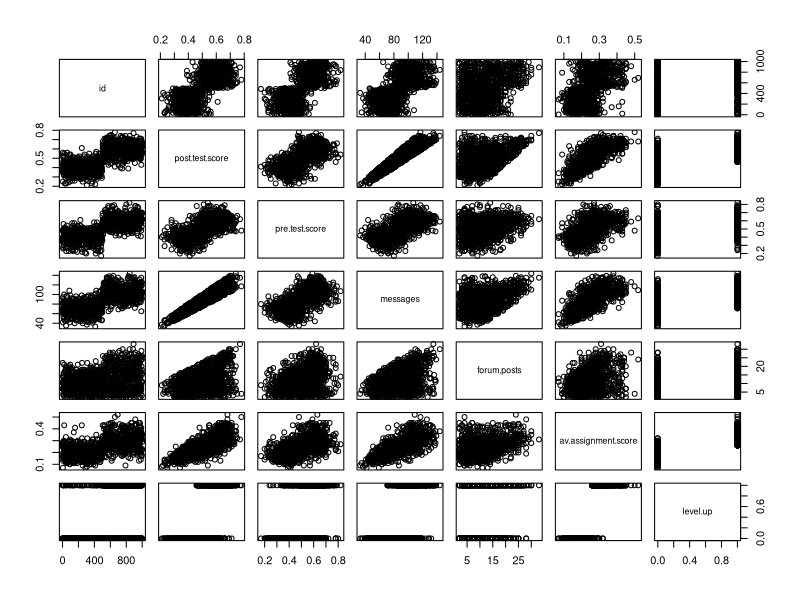
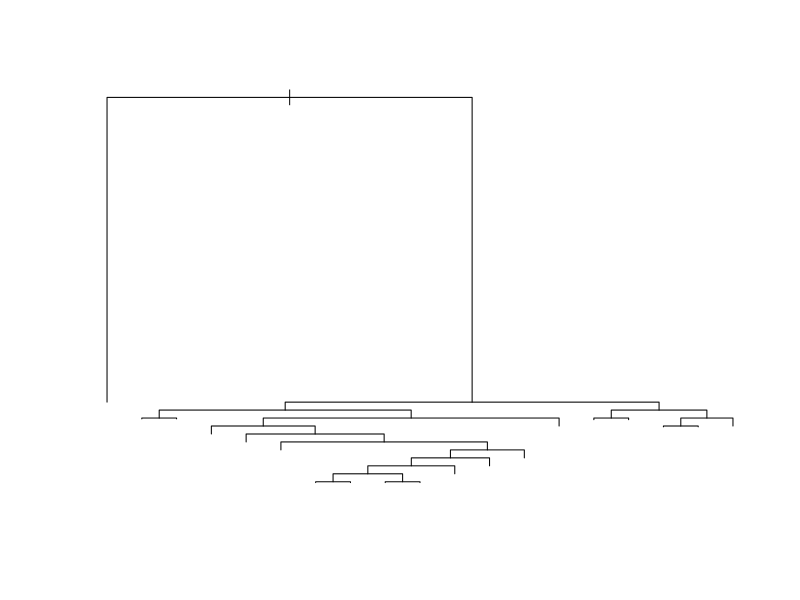
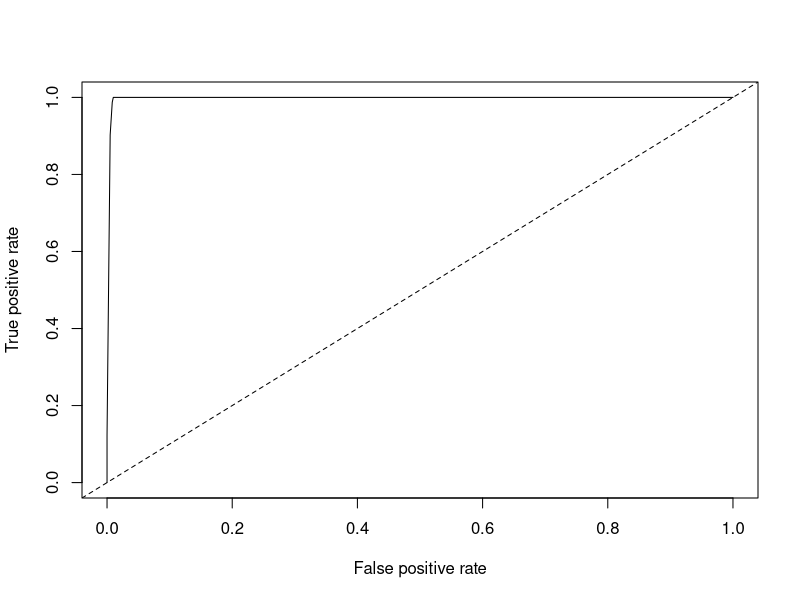
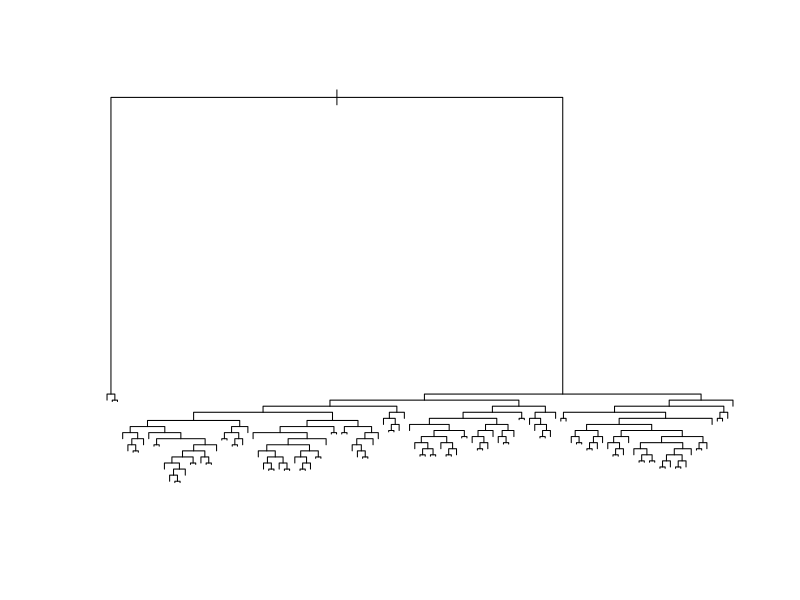
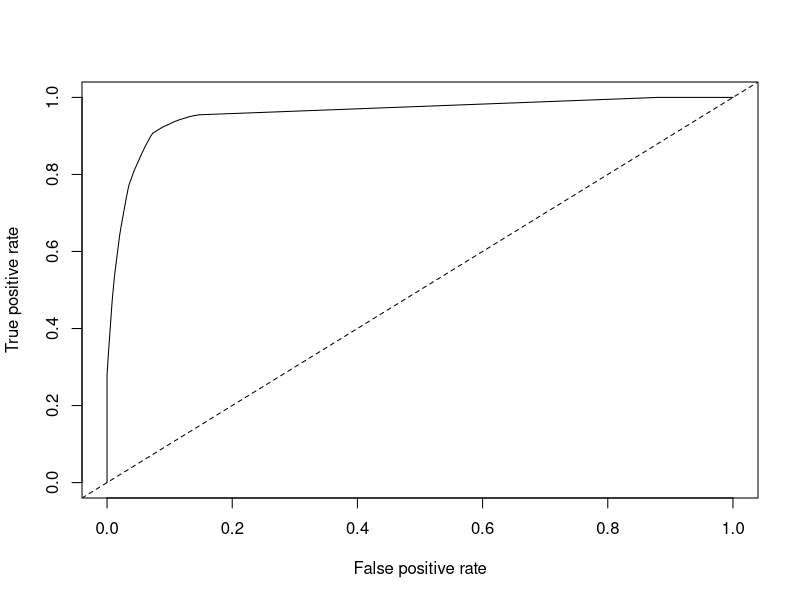

Reproduce these figures in R, in order.
## ---- chunk 1
#install.packages("ROCR")
#install.packages("ggplot2")
library(ggplot2)
library(dplyr)
library(tidyr)
data <- read.csv("online.data.csv")
## ---- chunk 2
#Start by creating histograms of the distributions for all variables (#HINT: look up "facet" in the ggplot documentation)
data$level.up <- ifelse(data$level.up == "yes", 1,0)
data2 <- gather(data, "measure", "score", -id)
p <- ggplot(data2, aes(score)) + 
  facet_wrap(~measure, scales ="free") + geom_histogram()
#Then visualize the relationships between variables
pairs(data)
#Try to capture an intution about the data and the relationships
#every variable is positive
## ---- chunk 3
#Create a classification tree that predicts whether a student "levels up" in the online course using three variables of your choice (As we did last time, set all controls to their minimums)
library(rpart)
tree1 <- rpart(level.up ~ forum.posts + pre.test.score+av.assignment.score, 
                 method = "class", data = data, 
                 control=rpart.control(minsplit=1, minbucket=1, cp=0.001))

#Plot and generate a CP table for your tree 
printcp(tree1)
plot(tree1)
#Generate a probability value that represents the probability that a student levels up based your classification tree 

data$pred <- predict(tree1, type = "prob")[,2]#Last class we used type = "class" which predicted the classification for us, this time we are using type = "prob" to see the probability that our classififcation is based on.
## ---- chunk 4
library(ROCR)

#Plot the curve
pred.detail <- prediction(data$pred, data$level.up) 
plot(performance(pred.detail, "tpr", "fpr"))
abline(0, 1, lty = 2)

#Calculate the Area Under the Curve
unlist(slot(performance(pred.detail,"auc"), "y.values"))#Unlist liberates the AUC value from the "performance" object created by ROCR
#0.9973688
#Now repeat this process, but using the variables you did not use for the previous model and compare the plots & results of your two models. Which one do you think was the better model? Why?
tree2 <- rpart(level.up ~ messages + forum.posts, method = "class", 
                 data = data,
                 control=rpart.control(minsplit=1, minbucket=1,cp=0.001))
printcp(tree2)

plot(tree2)

data$pred1 <- predict(tree2, type = "prob")[,2]
pred.detail1 <- prediction(data$pred1, data$level.up) 
plot(performance(pred.detail1, "tpr", "fpr"))
abline(0, 1, lty = 2)
## ---- chunk 5
#Look at the ROC plot for your first model. Based on this plot choose a probability threshold that balances capturing the most correct predictions against false positives. Then generate a new variable in your data set that classifies each student according to your chosen threshold.

data$threshold.pred1 <- ifelse(data$pred >= 0.4, 1, 0)

data$truepos.model1 <- ifelse(data$level.up == "1" & data$threshold.pred1 == "1", 
                              1, 0)
data$falsepos.model1 <- ifelse(data$level.up == "0" & data$threshold.pred1 == "1",
                               1, 0)
data$falseneg.model1 <- ifelse(data$level.up == "1" & data$threshold.pred1 == "0",
                               1, 0)

#Now generate three diagnostics:

data$accuracy.model1 <- mean(ifelse(data$level.up == data$threshold.pred1, 1, 0))

data$precision.model1 <- sum(data$truepos.model1)/(sum(data$truepos.model1) 
                                                 + sum(data$falsepos.model1))

data$recall.model1 <- sum(data$truepos.model1)/(sum(data$truepos.model1) 
                                              + sum(data$falseneg.model1))

#Finally, calculate Kappa for your model according to:

#First generate the table of comparisons
table1 <- table(data$level.up, data$threshold.pred1)

#Convert to matrix
matrix1 <- as.matrix(table1)

#Calculate kappa
kappa(matrix1, exact = TRUE)/kappa(matrix1)

#Now choose a different threshold value and repeat these diagnostics. What conclusions can you draw about your two thresholds?
data$threshold.pred2 <- ifelse(data$pred >= 0.8, 1, 0)

data$truepos.model2 <- ifelse(data$level.up == "1" & data$threshold.pred2 == "1", 
                              1, 0)
data$falsepos.model2 <- ifelse(data$level.up == "0" & data$threshold.pred2 == "1",
                               1, 0)
data$falseneg.model2 <- ifelse(data$level.up == "1" & data$threshold.pred2 == "0",
                               1, 0)

data$accuracy.model2 <- mean(ifelse(data$level.up == data$threshold.pred2, 1, 0))

data$precision.model2 <- sum(data$truepos.model2)/(sum(data$truepos.model2) 
                                                 + sum(data$falsepos.model2))

data$recall.model2 <- sum(data$truepos.model2)/(sum(data$truepos.model2) 
                                              + sum(data$falseneg.model2))

table2 <- table(data$level.up, data$threshold.pred2)

matrix2 <- as.matrix(table2)

kappa(matrix2, exact = TRUE)/kappa(matrix2)

#the answers are same
